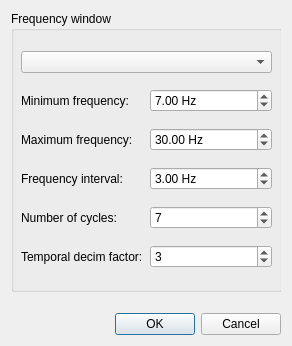
<?xml version="1.0" encoding="UTF-8"?>
<ui version="4.0">
 <class>DialogEpochsTFR</class>
 <widget class="QDialog" name="DialogEpochsTFR">
  <property name="geometry">
   <rect>
    <x>0</x>
    <y>0</y>
    <width>292</width>
    <height>346</height>
   </rect>
  </property>
  <property name="windowTitle">
   <string>Meggie - TFR from epochs</string>
  </property>
  <layout class="QVBoxLayout" name="verticalLayout_2">
   <item>
    <widget class="QScrollArea" name="scrollArea">
     <property name="frameShape">
      <enum>QFrame::NoFrame</enum>
     </property>
     <property name="widgetResizable">
      <bool>true</bool>
     </property>
     <widget class="QWidget" name="scrollAreaWidgetContents">
      <property name="geometry">
       <rect>
        <x>0</x>
        <y>0</y>
        <width>274</width>
        <height>286</height>
       </rect>
      </property>
      <property name="minimumSize">
       <size>
        <width>197</width>
        <height>134</height>
       </size>
      </property>
      <widget class="QGroupBox" name="groupBoxFrequencies">
       <property name="geometry">
        <rect>
         <x>0</x>
         <y>0</y>
         <width>271</width>
         <height>281</height>
        </rect>
       </property>
       <property name="title">
        <string>Frequency window</string>
       </property>
       <widget class="QWidget" name="layoutWidget">
        <property name="geometry">
         <rect>
          <x>10</x>
          <y>30</y>
          <width>251</width>
          <height>241</height>
         </rect>
        </property>
        <layout class="QVBoxLayout" name="verticalLayout_6">
         <item>
          <widget class="QComboBox" name="comboBoxChannels"/>
         </item>
         <item>
          <layout class="QHBoxLayout" name="horizontalLayout_13">
           <item>
            <widget class="QLabel" name="labelMinFreq">
             <property name="text">
              <string>Minimum frequency:</string>
             </property>
            </widget>
           </item>
           <item>
            <widget class="QDoubleSpinBox" name="doubleSpinBoxMinFreq">
             <property name="suffix">
              <string> Hz</string>
             </property>
             <property name="minimum">
              <double>0.100000000000000</double>
             </property>
             <property name="maximum">
              <double>200.000000000000000</double>
             </property>
             <property name="value">
              <double>7.000000000000000</double>
             </property>
            </widget>
           </item>
          </layout>
         </item>
         <item>
          <layout class="QHBoxLayout" name="horizontalLayout_12">
           <item>
            <widget class="QLabel" name="labelMaxFreq">
             <property name="text">
              <string>Maximum frequency:</string>
             </property>
            </widget>
           </item>
           <item>
            <widget class="QDoubleSpinBox" name="doubleSpinBoxMaxFreq">
             <property name="suffix">
              <string> Hz</string>
             </property>
             <property name="minimum">
              <double>7.000000000000000</double>
             </property>
             <property name="maximum">
              <double>600.000000000000000</double>
             </property>
             <property name="value">
              <double>30.000000000000000</double>
             </property>
            </widget>
           </item>
          </layout>
         </item>
         <item>
          <layout class="QHBoxLayout" name="horizontalLayout">
           <item>
            <widget class="QLabel" name="labelFrequencyInterval">
             <property name="text">
              <string>Frequency interval:</string>
             </property>
            </widget>
           </item>
           <item>
            <widget class="QDoubleSpinBox" name="doubleSpinBoxFreqInterval">
             <property name="suffix">
              <string> Hz</string>
             </property>
             <property name="minimum">
              <double>0.100000000000000</double>
             </property>
             <property name="maximum">
              <double>99.989999999999995</double>
             </property>
             <property name="value">
              <double>3.000000000000000</double>
             </property>
            </widget>
           </item>
          </layout>
         </item>
         <item>
          <layout class="QHBoxLayout" name="horizontalLayout_2">
           <item>
            <widget class="QLabel" name="labelNcycles">
             <property name="text">
              <string>Number of cycles:</string>
             </property>
            </widget>
           </item>
           <item>
            <widget class="QSpinBox" name="spinBoxNcycles">
             <property name="minimum">
              <number>1</number>
             </property>
             <property name="value">
              <number>7</number>
             </property>
            </widget>
           </item>
          </layout>
         </item>
         <item>
          <layout class="QHBoxLayout" name="horizontalLayout_8">
           <item>
            <widget class="QLabel" name="label_2">
             <property name="text">
              <string>Temporal decim factor:</string>
             </property>
            </widget>
           </item>
           <item>
            <widget class="QSpinBox" name="spinBoxDecim">
             <property name="value">
              <number>3</number>
             </property>
            </widget>
           </item>
          </layout>
         </item>
        </layout>
       </widget>
      </widget>
     </widget>
    </widget>
   </item>
   <item>
    <layout class="QVBoxLayout" name="verticalLayout">
     <item>
      <widget class="QDialogButtonBox" name="buttonBox">
       <property name="orientation">
        <enum>Qt::Horizontal</enum>
       </property>
       <property name="standardButtons">
        <set>QDialogButtonBox::Cancel|QDialogButtonBox::Ok</set>
       </property>
      </widget>
     </item>
    </layout>
   </item>
  </layout>
 </widget>
 <tabstops>
  <tabstop>scrollArea</tabstop>
  <tabstop>comboBoxChannels</tabstop>
  <tabstop>doubleSpinBoxMinFreq</tabstop>
  <tabstop>doubleSpinBoxMaxFreq</tabstop>
  <tabstop>doubleSpinBoxFreqInterval</tabstop>
  <tabstop>spinBoxNcycles</tabstop>
  <tabstop>buttonBox</tabstop>
 </tabstops>
 <resources/>
 <connections>
  <connection>
   <sender>buttonBox</sender>
   <signal>accepted()</signal>
   <receiver>DialogEpochsTFR</receiver>
   <slot>accept()</slot>
   <hints>
    <hint type="sourcelabel">
     <x>258</x>
     <y>303</y>
    </hint>
    <hint type="destinationlabel">
     <x>157</x>
     <y>274</y>
    </hint>
   </hints>
  </connection>
  <connection>
   <sender>buttonBox</sender>
   <signal>rejected()</signal>
   <receiver>DialogEpochsTFR</receiver>
   <slot>reject()</slot>
   <hints>
    <hint type="sourcelabel">
     <x>282</x>
     <y>303</y>
    </hint>
    <hint type="destinationlabel">
     <x>286</x>
     <y>274</y>
    </hint>
   </hints>
  </connection>
 </connections>
</ui>
